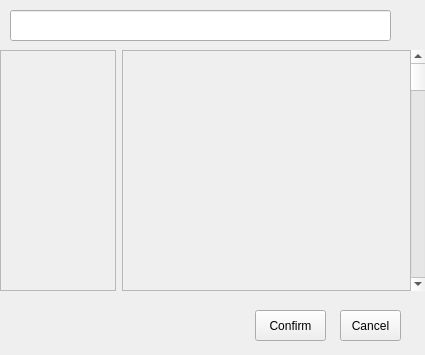
<?xml version="1.0" encoding="UTF-8"?>
<ui version="4.0">
 <class>Form</class>
 <widget class="QWidget" name="Form">
  <property name="geometry">
   <rect>
    <x>0</x>
    <y>0</y>
    <width>425</width>
    <height>355</height>
   </rect>
  </property>
  <property name="windowTitle">
   <string>Form</string>
  </property>
  <widget class="QLineEdit" name="lineEdit">
   <property name="geometry">
    <rect>
     <x>10</x>
     <y>10</y>
     <width>381</width>
     <height>31</height>
    </rect>
   </property>
  </widget>
  <widget class="QScrollBar" name="verticalScrollBar">
   <property name="geometry">
    <rect>
     <x>410</x>
     <y>50</y>
     <width>16</width>
     <height>241</height>
    </rect>
   </property>
   <property name="orientation">
    <enum>Qt::Vertical</enum>
   </property>
  </widget>
  <widget class="QPushButton" name="pushButton">
   <property name="geometry">
    <rect>
     <x>255</x>
     <y>310</y>
     <width>71</width>
     <height>31</height>
    </rect>
   </property>
   <property name="text">
    <string>Confirm</string>
   </property>
  </widget>
  <widget class="QPushButton" name="pushButton_2">
   <property name="geometry">
    <rect>
     <x>340</x>
     <y>310</y>
     <width>61</width>
     <height>31</height>
    </rect>
   </property>
   <property name="text">
    <string>Cancel</string>
   </property>
  </widget>
  <widget class="QWidget" name="layoutWidget">
   <property name="geometry">
    <rect>
     <x>0</x>
     <y>50</y>
     <width>411</width>
     <height>241</height>
    </rect>
   </property>
   <layout class="QHBoxLayout" name="horizontalLayout">
    <item>
     <widget class="QFrame" name="frame">
      <property name="sizePolicy">
       <sizepolicy hsizetype="Preferred" vsizetype="Preferred">
        <horstretch>2</horstretch>
        <verstretch>0</verstretch>
       </sizepolicy>
      </property>
      <property name="frameShape">
       <enum>QFrame::StyledPanel</enum>
      </property>
      <property name="frameShadow">
       <enum>QFrame::Raised</enum>
      </property>
     </widget>
    </item>
    <item>
     <widget class="QFrame" name="frame_2">
      <property name="sizePolicy">
       <sizepolicy hsizetype="Preferred" vsizetype="Preferred">
        <horstretch>5</horstretch>
        <verstretch>0</verstretch>
       </sizepolicy>
      </property>
      <property name="frameShape">
       <enum>QFrame::StyledPanel</enum>
      </property>
      <property name="frameShadow">
       <enum>QFrame::Raised</enum>
      </property>
     </widget>
    </item>
   </layout>
  </widget>
 </widget>
 <resources/>
 <connections/>
</ui>
